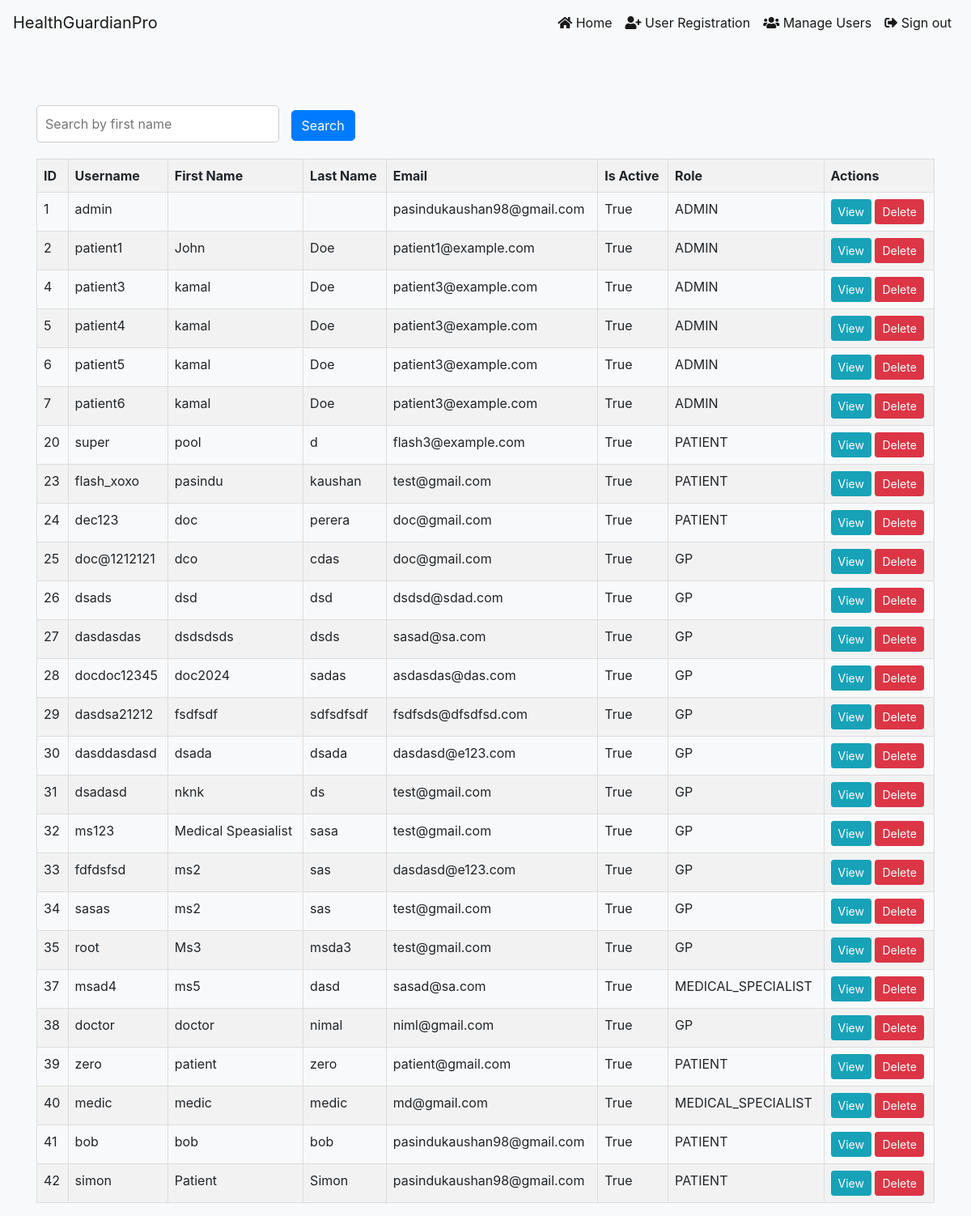
The app's page /app/manage_users/ (signed in), older data.
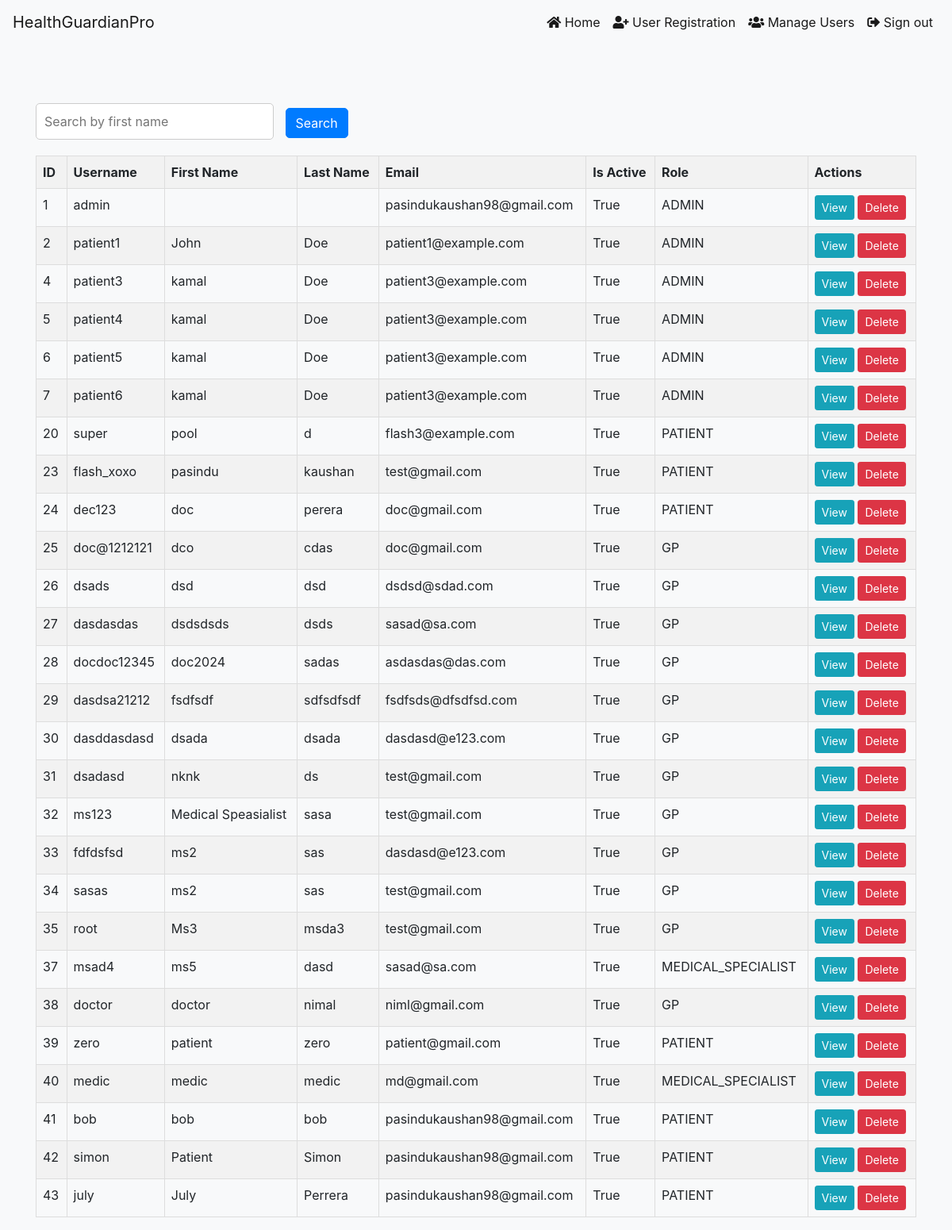
The same page, newer data.
### predictor/models.py (models this page shows, shortened)
class User(AbstractUser):
    class Role(models.TextChoices):
        ADMIN = "ADMIN", "Admin"
        PATIENT = "PATIENT", "Patient"
        GP = "GP", "GP"
        MEDICAL_SPECIALIST = "MEDICAL_SPECIALIST", "Medical Specialist"
    base_role = Role.ADMIN
    role = models.CharField(max_length=50, choices=Role.choices)

### predictor/views.py (the view)
# urls.py: path('manage_users/', views.manage_users, name='manage_users'),
def manage_users(request):
    users = User.objects.all()
    return render(request, 'manage_users.html', {'users': users})

### predictor/templates/manage_users.html (shortened to what this page needs)
{% if request.user.is_authenticated %}
<!DOCTYPE html>
<html lang="en">
<head>
    <link href="https://stackpath.bootstrapcdn.com/bootstrap/4.5.2/css/bootstrap.min.css" rel="stylesheet">
    {% load static %}
    <link rel="stylesheet" type="text/css" href="{% static 'manage_users.css' %}">
</head>
<body>
    {% include 'nav_bar_admin.html' %}
<div class="container">
    <br>
    <form id="searchForm">
        <input type="text" id="searchInput" name="search" placeholder="Search by first name">
        <button type="button" id="searchButton" class="btn btn-primary">Search</button>
    </form>
    <table id="usersTable" class="table">
        <thead>
            <tr>
                <th>ID</th>
                <th>Username</th>
                <th>First Name</th>
                <th>Last Name</th>
                <th>Email</th>
                <th>Is Active</th>
                <th>Role</th>
                <th>Actions</th>
            </tr>
        </thead>
        <tbody>
            {% for user in users %}
            <tr>
                <td>{{ user.id }}</td>
                <td>{{ user.username }}</td>
                <td>{{ user.first_name }}</td>
                <td>{{ user.last_name }}</td>
                <td>{{ user.email }}</td>
                <td>{{ user.is_active }}</td>
                <td>{{ user.role }}</td>
                <td>
                    <a href="#" class="btn btn-info btn-sm">View</a>
                    <form method="post" action="{% url 'delete_user' user.id %}"  style="display: inline;">
                        <button type="submit" class="btn btn-danger btn-sm" onclick="return confirm('Are you sure you want to delete this user?')">Delete</button>
                    </form>
                </td>
            </tr>
            {% endfor %}
        </tbody>
    </table>
</div>
</body>
</html>
{% endif %}

Row changes from the older to the newer data that the page shows:
added User: id "43", username "july", first_name "July", last_name "Perrera", email "pasindukaushan98@gmail.com", is_active "True", role "PATIENT"
